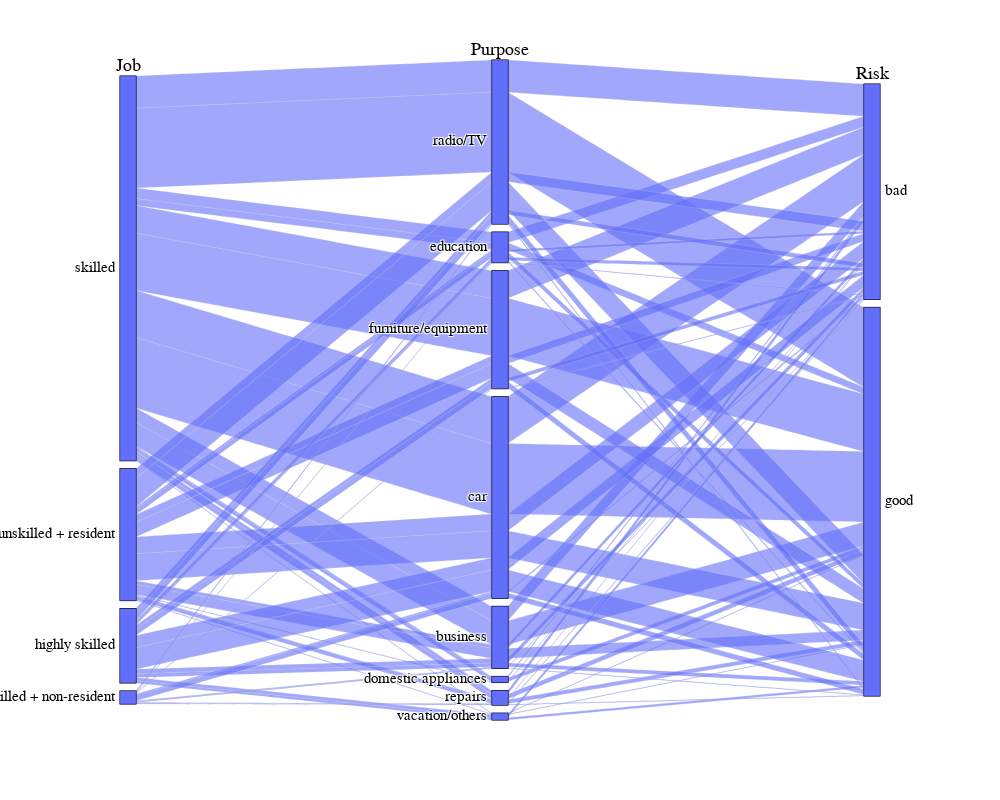

This figure's notebook cell:
### Code cell
import plotly.express as px
fig=px.parallel_categories(empdf,
                          dimensions=['Job','Purpose','Risk'])
fig.update_layout(autosize=True, width=1000, height=800,font=dict(
        family="Courier New, monospace",
        size=18,
        color="Black"
    ))
fig.show()

### Figure 1 — Plotly figure (JSON) as saved in the notebook; plotly's stock layout.template omitted (floating-point values rounded to 4 significant figures; data arrays with more than 128 entries replaced by an {"elided": "..."} marker saying what was removed)
{"data": [{"dimensions": [{"label": "Job", "values": {"elided": "788 str values"}}, {"label": "Purpose", "values": {"elided": "788 str values"}}, {"label": "Risk", "values": {"elided": "788 str values"}}], "domain": {"x": [0, 1], "y": [0, 1]}, "name": "", "type": "parcats"}], "layout": {"autosize": true, "font": {"color": "Black", "family": "Courier New, monospace", "size": 18}, "height": 800, "legend": {"tracegroupgap": 0}, "margin": {"t": 60}, "width": 1000}}
